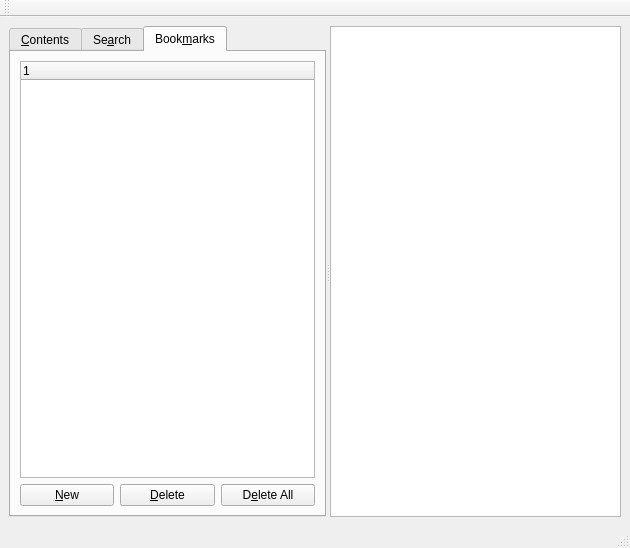
<ui version="4.0" >
 <class>HelpBrowser2</class>
 <widget class="QMainWindow" name="HelpBrowser2" >
  <property name="geometry" >
   <rect>
    <x>0</x>
    <y>0</y>
    <width>630</width>
    <height>548</height>
   </rect>
  </property>
  <property name="windowTitle" >
   <string>Scribus Help</string>
  </property>
  <widget class="QWidget" name="centralwidget" >
   <layout class="QVBoxLayout" >
    <item>
     <widget class="QSplitter" name="splitter" >
      <property name="orientation" >
       <enum>Qt::Horizontal</enum>
      </property>
      <property name="childrenCollapsible" >
       <bool>false</bool>
      </property>
      <widget class="QTabWidget" name="tabWidget" >
       <property name="currentIndex" >
        <number>2</number>
       </property>
       <widget class="QWidget" name="tabContents" >
        <attribute name="title" >
         <string>&amp;Contents</string>
        </attribute>
        <layout class="QVBoxLayout" >
         <item>
          <widget class="QTreeWidget" name="listView" >
           <property name="verticalScrollBarPolicy" >
            <enum>Qt::ScrollBarAsNeeded</enum>
           </property>
           <column>
            <property name="text" >
             <string>1</string>
            </property>
           </column>
          </widget>
         </item>
        </layout>
       </widget>
       <widget class="QWidget" name="tabSearching" >
        <attribute name="title" >
         <string>Se&amp;arch</string>
        </attribute>
        <layout class="QVBoxLayout" >
         <item>
          <layout class="QHBoxLayout" >
           <item>
            <widget class="QLineEdit" name="searchingEdit" >
             <property name="toolTip" >
              <string>Searching is case insensitive</string>
             </property>
            </widget>
           </item>
           <item>
            <widget class="QPushButton" name="searchingButton" >
             <property name="text" >
              <string>&amp;Search</string>
             </property>
            </widget>
           </item>
          </layout>
         </item>
         <item>
          <widget class="QTreeView" name="searchingView" />
         </item>
        </layout>
       </widget>
       <widget class="QWidget" name="tabBookmarks" >
        <attribute name="title" >
         <string>Book&amp;marks</string>
        </attribute>
        <layout class="QVBoxLayout" >
         <item>
          <widget class="QTreeWidget" name="bookmarksView" >
           <column>
            <property name="text" >
             <string>1</string>
            </property>
           </column>
          </widget>
         </item>
         <item>
          <layout class="QHBoxLayout" >
           <item>
            <widget class="QPushButton" name="bookmarkButton" >
             <property name="text" >
              <string>&amp;New</string>
             </property>
            </widget>
           </item>
           <item>
            <widget class="QPushButton" name="deleteBookmarkButton" >
             <property name="text" >
              <string>&amp;Delete</string>
             </property>
            </widget>
           </item>
           <item>
            <widget class="QPushButton" name="deleteAllBookmarkButton" >
             <property name="text" >
              <string>D&amp;elete All</string>
             </property>
            </widget>
           </item>
          </layout>
         </item>
        </layout>
       </widget>
      </widget>
      <widget class="QTextBrowser" name="textBrowser" />
     </widget>
    </item>
   </layout>
  </widget>
  <widget class="QMenuBar" name="menubar" >
   <property name="geometry" >
    <rect>
     <x>0</x>
     <y>0</y>
     <width>630</width>
     <height>29</height>
    </rect>
   </property>
  </widget>
  <widget class="QStatusBar" name="statusbar" />
  <widget class="QToolBar" name="toolBar" >
   <property name="windowTitle" >
    <string>Scribus Help</string>
   </property>
   <attribute name="toolBarArea" >
    <enum>TopToolBarArea</enum>
   </attribute>
   <attribute name="toolBarBreak" >
    <bool>false</bool>
   </attribute>
  </widget>
  <action name="action_Print" >
   <property name="text" >
    <string>&amp;Print...</string>
   </property>
  </action>
  <action name="action_Exit" >
   <property name="text" >
    <string>&amp;Exit</string>
   </property>
  </action>
  <action name="action_Find" >
   <property name="text" >
    <string>&amp;Find...</string>
   </property>
  </action>
  <action name="actionFind_Next" >
   <property name="text" >
    <string>Find &amp;Next...</string>
   </property>
  </action>
  <action name="actionFind_Previous" >
   <property name="text" >
    <string>Find &amp;Previous...</string>
   </property>
  </action>
  <action name="action_Add" >
   <property name="text" >
    <string>&amp;Add</string>
   </property>
  </action>
  <action name="action_Delete" >
   <property name="text" >
    <string>&amp;Delete</string>
   </property>
  </action>
  <action name="actionD_elete_All" >
   <property name="text" >
    <string>D&amp;elete All</string>
   </property>
  </action>
 </widget>
 <resources/>
 <connections/>
</ui>
